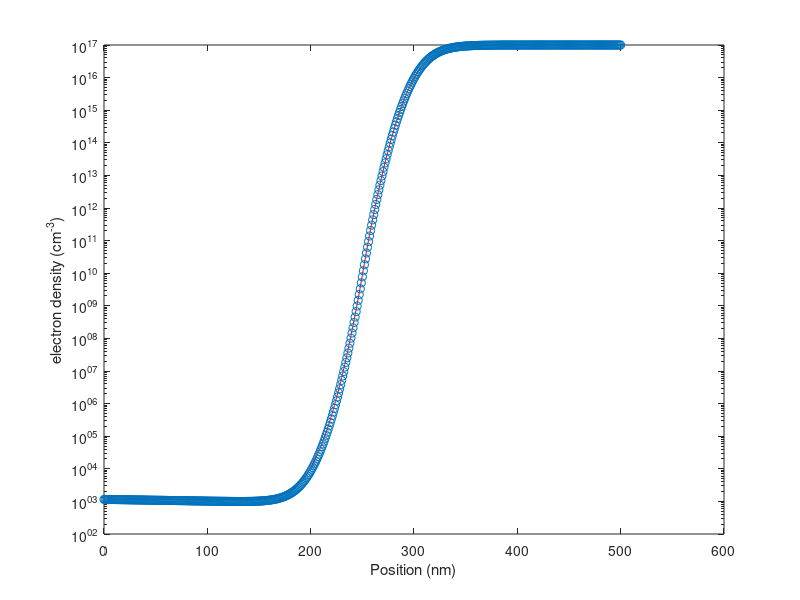
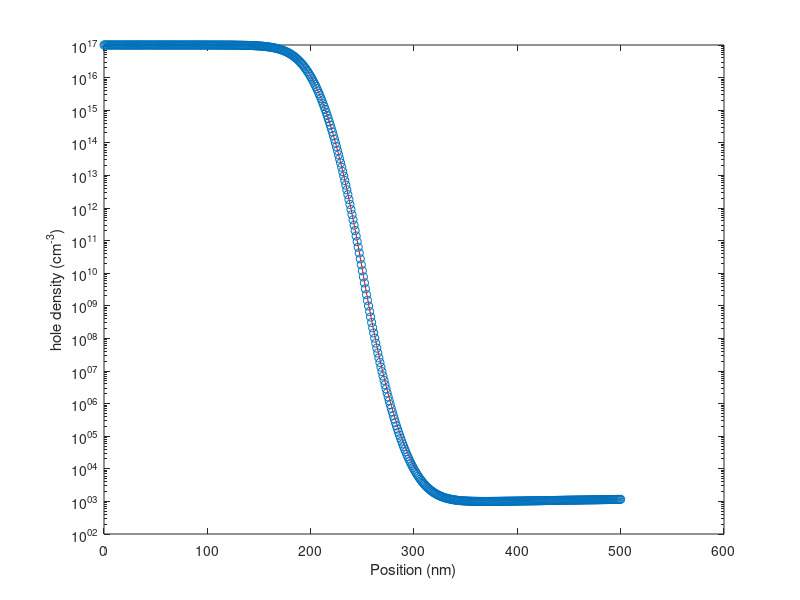

These charts were generated, in order, by the following MATLAB code:
q = 1.602192e-19; % Elementary charge, C
eps0 = 8.854187817e-12; % Vacuum permittivity, F/m
k_B = 1.380662e-23; % Boltzmann constant, J/K
T = 300.0; % Temperature, K
thermal = k_B*T/q; % Thermal voltage, V
Deltax = 1e-9; % 1 nm spacing
N = 501; % 500-nm-long structure
x = Deltax*transpose([0:N-1]); % real space, m
interface = 251; % At x=250 nm
eps_si = 11.7; eps_ox = 3.9; % Relative permittivity
Ndon = 1e23*ones(N,1); % 1e17 /cm^3
% Ndon(1:interface,1) = -1e23; % P
ni = 1.075e16; % 1.075e10 /cm^3
coef = Deltax*Deltax*q/eps0;


phi = zeros(N,1);
phi(1:interface,1) = -thermal*log(Ndon(1:interface,1)/ni);
phi(interface+1:N,1) = thermal*log(Ndon(interface+1:N,1)/ni);

for newton=1:10
    res = zeros(N,1);
    Jaco = sparse(N,N);
    res(1,1) = phi(1,1) + thermal*log(Ndon(1,1)/ni);
    Jaco(1,1) = 1.0;
    for ii=2:N-1
        res(ii,1) = eps_si*(phi(ii+1,1)-2*phi(ii,1)+phi(ii-1,1));
        Jaco(ii,ii-1) = eps_si;
        Jaco(ii,ii ) = -2*eps_si;
        Jaco(ii,ii+1) = eps_si;
    end
    res(N,1) = phi(N,1) - thermal*log(Ndon(N,1)/ni);
    Jaco(N,N) = 1.0;
    
    for ii=2:interface
        res(ii,1) = res(ii,1) - coef*(Ndon(ii,1)+ni*exp(phi(ii,1)/thermal)-ni*exp(-phi(ii,1)/thermal));
        Jaco(ii,ii) = Jaco(ii,ii) - coef*ni*exp(phi(ii,1)/thermal)/thermal - coef*ni*exp(-phi(ii,1)/thermal)/thermal;
    end
    
    for ii=interface+1:N-1
        res(ii,1) = res(ii,1) - coef*(-Ndon(ii,1)+ni*exp(phi(ii,1)/thermal)-ni*exp(-phi(ii,1)/thermal));
        Jaco(ii,ii) = Jaco(ii,ii) - coef*ni*exp(phi(ii,1)/thermal)/thermal - coef*ni*exp(-phi(ii,1)/thermal)/thermal;
    end
    update = Jaco \ (-res);
    phi = phi + update;
    norm(update,inf)
end
% plot(x,phi);

elec = zeros(N,1);
hole = zeros(N,1);
elec = ni*exp(phi/thermal);
hole = ni*exp(-phi/thermal);
figure(1)
semilogy(x*1e9,elec/1e6,'r'); hold on;
figure(2)
semilogy(x*1e9,hole/1e6,'r');hold on;



%%% continuity equation, electron %%%
res_elec = zeros(N,1);
Jaco_elec = sparse(N,N);

res_elec(1,1) = elec(1,1) - ni^2/Ndon(1,1);
Jaco_elec(1,:) = 0.0;
Jaco_elec(1,1) = 1.0;

for ii=2:N-1 
    res_elec(ii,1) = [0.5*(elec(ii+1,1)+elec(ii,1)) * (phi(ii+1,1)-phi(ii,1))/Deltax - thermal * (elec(ii+1,1)-elec(ii,1))/Deltax] - [0.5*(elec(ii,1)+elec(ii-1,1)) * (phi(ii,1)-phi(ii-1,1))/Deltax - thermal * (elec(ii,1)-elec(ii-1,1))/Deltax];
    Jaco_elec(ii,ii+1) = 0.5* (phi(ii+1,1)-phi(ii,1))/Deltax - thermal / Deltax;
    Jaco_elec(ii,ii ) = 0.5* (phi(ii+1,1)-phi(ii,1))/Deltax + thermal / Deltax - 0.5* (phi(ii,1)-phi(ii-1,1))/Deltax + thermal / Deltax;
    Jaco_elec(ii,ii-1) = - 0.5* (phi(ii,1)-phi(ii-1,1))/Deltax - thermal / Deltax;    
end


res_elec(N,1) = elec(N,1) - Ndon(N,1);
Jaco_elec(N,:) = 0.0;
Jaco_elec(N,N) = 1.0;

update_elec = Jaco_elec \ (-res_elec);
elec = elec + update_elec;




%%% continuity equation, hole %%%
res_hole = zeros(N,1);
Jaco_hole = sparse(N,N);

res_hole(1,1) = hole(1,1) - Ndon(1,1);
Jaco_hole(1,:) = 0.0;
Jaco_hole(1,1) = 1.0;

for ii=2:N-1 
    res_hole(ii,1) = [0.5*(hole(ii+1,1)+hole(ii,1)) * (phi(ii+1,1)-phi(ii,1))/Deltax + thermal * (hole(ii+1,1)-hole(ii,1))/Deltax] - [0.5*(hole(ii,1)+hole(ii-1,1)) * (phi(ii,1)-phi(ii-1,1))/Deltax + thermal * (hole(ii,1)-hole(ii-1,1))/Deltax];
    Jaco_hole(ii,ii+1) = 0.5* (phi(ii+1,1)-phi(ii,1))/Deltax + thermal / Deltax;
    Jaco_hole(ii,ii ) = 0.5* (phi(ii+1,1)-phi(ii,1))/Deltax - thermal / Deltax - 0.5* (phi(ii,1)-phi(ii-1,1))/Deltax - thermal / Deltax;
    Jaco_hole(ii,ii-1) = - 0.5* (phi(ii,1)-phi(ii-1,1))/Deltax + thermal / Deltax;    
end


res_hole(N,1) = hole(N,1) - ni^2/Ndon(N,1);
Jaco_hole(N,:) = 0.0;
Jaco_hole(N,N) = 1.0;

update_hole = Jaco_hole \ (-res_hole);
hole = hole + update_hole;

figure(1)
semilogy(x*1e9,elec/1e6,'o'); hold on;
xlabel('Position (nm)')
ylabel('electron density (cm^{-3})')

figure(2)
semilogy(x*1e9,hole/1e6,'o');hold on;
xlabel('Position (nm)')
ylabel('hole density (cm^{-3})')